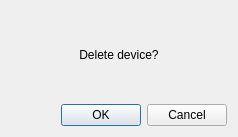
<?xml version="1.0" encoding="UTF-8"?>
<ui version="4.0">
 <class>DeleteConfirm</class>
 <widget class="QDialog" name="DeleteConfirm">
  <property name="geometry">
   <rect>
    <x>0</x>
    <y>0</y>
    <width>238</width>
    <height>137</height>
   </rect>
  </property>
  <property name="sizePolicy">
   <sizepolicy hsizetype="Fixed" vsizetype="Fixed">
    <horstretch>0</horstretch>
    <verstretch>0</verstretch>
   </sizepolicy>
  </property>
  <property name="windowTitle">
   <string>Confirm</string>
  </property>
  <layout class="QGridLayout" name="gridLayout">
   <item row="0" column="0">
    <widget class="QLabel" name="label">
     <property name="font">
      <font>
       <weight>50</weight>
       <bold>false</bold>
      </font>
     </property>
     <property name="text">
      <string>Delete device?</string>
     </property>
     <property name="alignment">
      <set>Qt::AlignCenter</set>
     </property>
    </widget>
   </item>
   <item row="1" column="0">
    <widget class="QDialogButtonBox" name="buttonBox">
     <property name="orientation">
      <enum>Qt::Horizontal</enum>
     </property>
     <property name="standardButtons">
      <set>QDialogButtonBox::Cancel|QDialogButtonBox::Ok</set>
     </property>
    </widget>
   </item>
  </layout>
 </widget>
 <resources/>
 <connections>
  <connection>
   <sender>buttonBox</sender>
   <signal>accepted()</signal>
   <receiver>DeleteConfirm</receiver>
   <slot>accept()</slot>
   <hints>
    <hint type="sourcelabel">
     <x>228</x>
     <y>127</y>
    </hint>
    <hint type="destinationlabel">
     <x>157</x>
     <y>136</y>
    </hint>
   </hints>
  </connection>
  <connection>
   <sender>buttonBox</sender>
   <signal>rejected()</signal>
   <receiver>DeleteConfirm</receiver>
   <slot>reject()</slot>
   <hints>
    <hint type="sourcelabel">
     <x>228</x>
     <y>127</y>
    </hint>
    <hint type="destinationlabel">
     <x>237</x>
     <y>136</y>
    </hint>
   </hints>
  </connection>
 </connections>
</ui>
